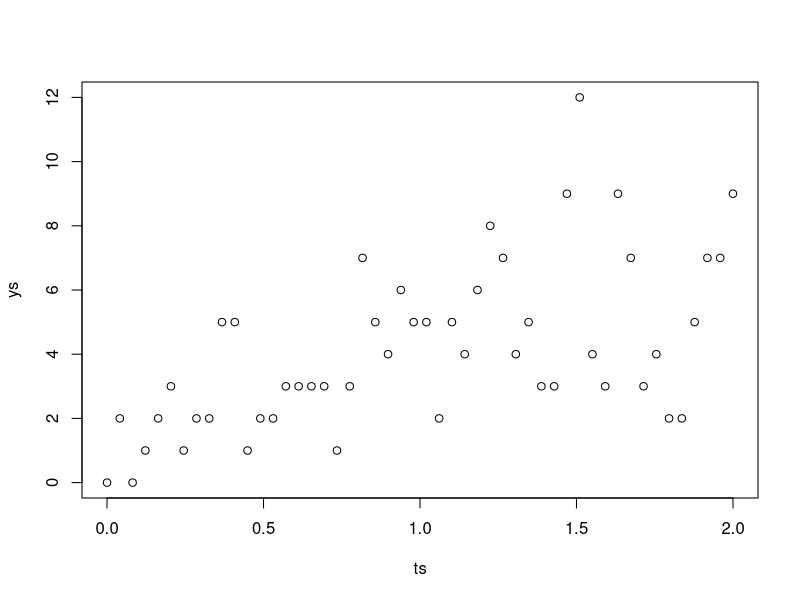
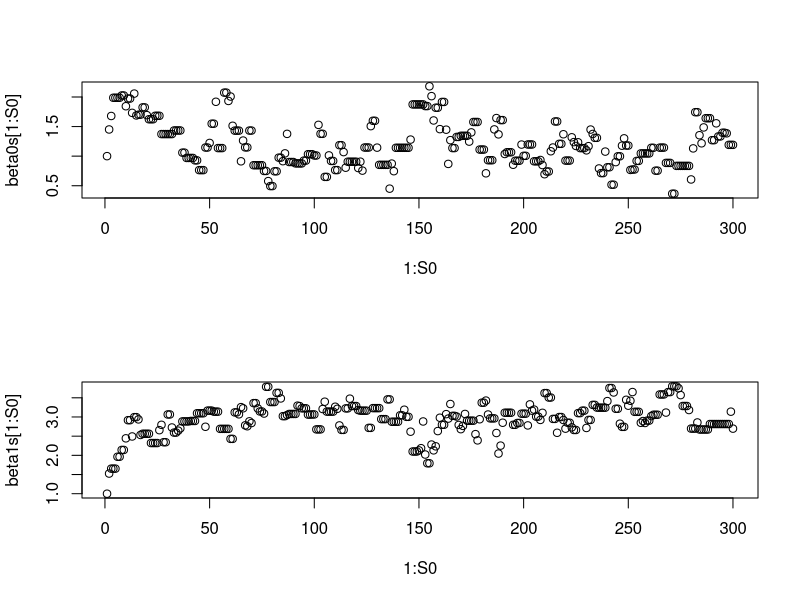
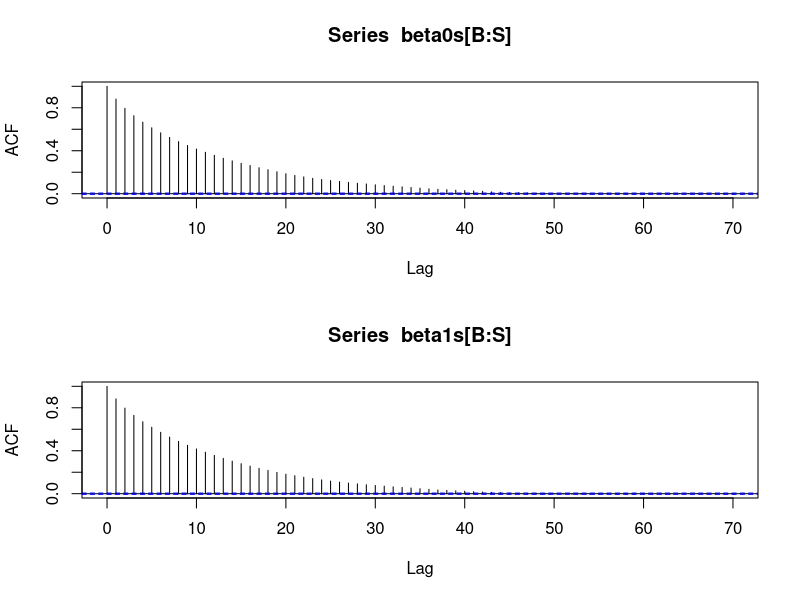
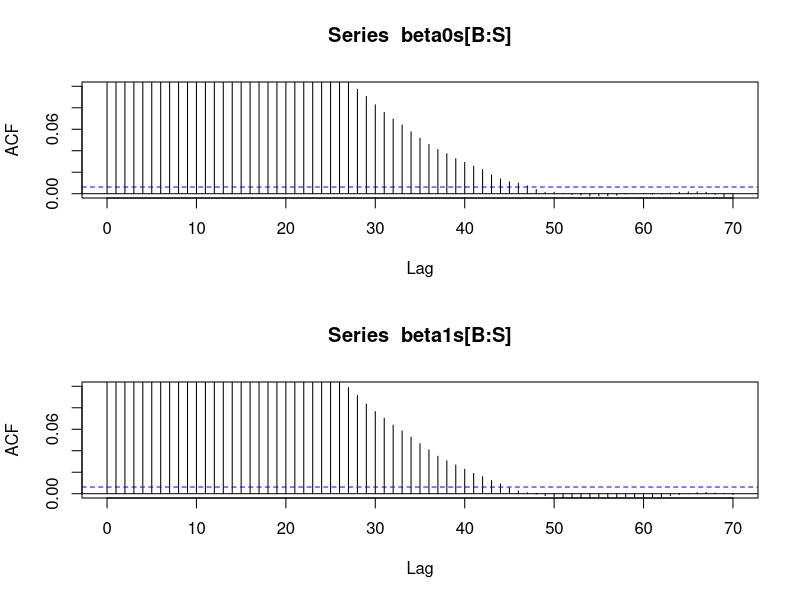
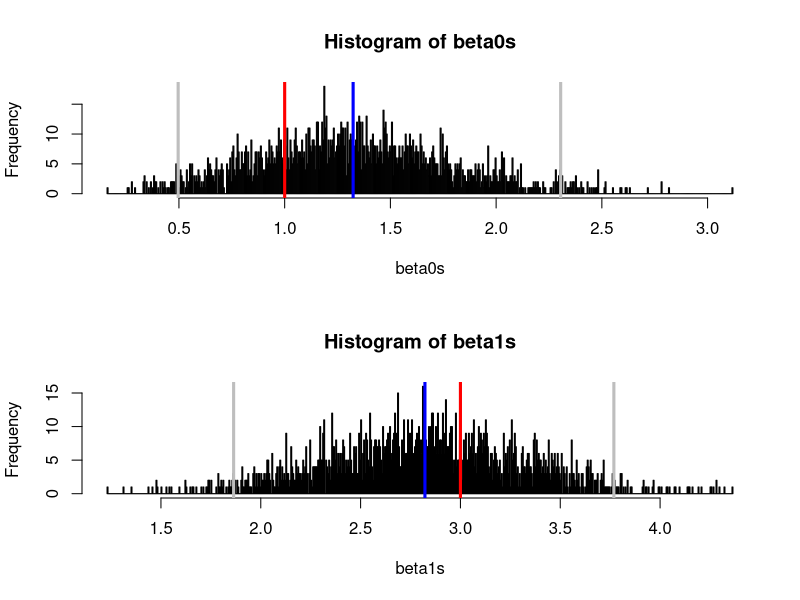

Source code (R) for these figures, in order:
#hyperparams
sigma_mh = 0.5 #MH sampling variance


#data
n = 50
true_beta0 = 1
true_beta1 = 3
ts = seq(0, 2, length.out = n)
ys = array(NA, n)
for (i in 1 : n){
	ys[i] = rpois(1, true_beta0 + true_beta1 * ts[i])
}
plot(ts, ys)
#plot
# 
# par(mfrow = c(1,1))
# mod = lm(ys ~ ts)
# coef(mod)
# abline(a = coef(mod)[1], b = coef(mod)[2], col = "lightgray")

#chains
S = 1e5
beta0s = array(NA, S)
beta1s = array(NA, S)
#start vals
beta0s[1] = 1
beta1s[1] = 1
accbeta0s = array(TRUE, S)
accbeta1s = array(TRUE, S)

ln_p_beta_0_beta_1_given_y_t = function(b0, b1){
	sum(log(dpois(ys, b0 + b1 * ts)))
}

for (t in 2 : S){
	beta0 = beta0s[t - 1]
	beta1 = beta1s[t - 1]
	
	#sample beta_0 first
	beta0star = rnorm(1, beta0, sigma_mh)
	#calc r
#	r = p_beta_0_beta_1_given_y_t(beta0star, beta1) / dnorm(beta0, beta0star, sigma_mh) / 
#			(p_beta_0_beta_1_given_y_t(beta0, beta1) / dnorm(beta0star, beta0, sigma_mh))
	ln_r = ln_p_beta_0_beta_1_given_y_t(beta0star, beta1) - ln_p_beta_0_beta_1_given_y_t(beta0, beta1)
	if (is.nan(ln_r) || runif(1) > exp(ln_r)){
		#reject
		beta0star = beta0
		accbeta0s[t] = FALSE
	} #o/t accept
	
	#sample beta1 next
	beta1star = rnorm(1, beta1, sigma_mh)
	#calc r
#	r = p_beta_0_beta_1_given_y_t(beta0star, beta1star) / dnorm(beta1, beta1star, sigma_mh) / 
#			(p_beta_0_beta_1_given_y_t(beta0star, beta1) / dnorm(beta1star, beta1, sigma_mh))
	ln_r = ln_p_beta_0_beta_1_given_y_t(beta0star, beta1star) - ln_p_beta_0_beta_1_given_y_t(beta0star, beta1)
	if (is.nan(ln_r) || runif(1) > exp(ln_r)){
		#reject
		beta1star = beta1
		accbeta1s[t] = FALSE
	} #o/t accept
	
	#record
	beta0s[t] = beta0star
	beta1s[t] = beta1star
}


###assess convergence
S0 = 300
par(mfrow = c(2, 1))

plot(1 : S0, beta0s[1 : S0])
# abline(h = mean(beta0s[B : S0]), col = "blue")
# abline(h = true_beta0, col = "red")
# abline(v = B, col = "grey")

plot(1 : S0, beta1s[1 : S0])
# abline(h = mean(beta1s[B : S0]), col = "blue")
# abline(h = true_beta1, col = "red")
# abline(v = B, col = "grey")
#plot

B = 165

##assess autocorrelation

par(mfrow = c(2, 1))
K = 70
acf(beta0s[B : S], xlim = c(0, K), ylim = c(0, 1), lag.max = K)
acf(beta1s[B : S], xlim = c(0, K), ylim = c(0, 1), lag.max = K)
acf(beta0s[B : S], xlim = c(0, K), ylim = c(0, 0.1), lag.max = K)
acf(beta1s[B : S], xlim = c(0, K), ylim = c(0, 0.1), lag.max = K)
#plot

THIN = 50

#burn and thin
beta0s = beta0s[B : S]
beta0s = beta0s[seq(1, S - B, by = THIN)]
beta1s = beta1s[B : S]
beta1s = beta1s[seq(1, S - B, by = THIN)]


#look at posteriors with post-exp at 95% CI
par(mfrow = c(2, 1))


hist(beta0s, br = 500)
abline(v = mean(beta0s), col = "blue", lwd = 3)
abline(v = quantile(beta0s, 0.025), col = "grey", lwd = 3)
abline(v = quantile(beta0s, 0.975), col = "grey", lwd = 3)
abline(v = true_beta0, col = "red", lwd = 3)

hist(beta1s, br = 500)
abline(v = mean(beta1s), col = "blue", lwd = 3)
abline(v = quantile(beta1s, 0.025), col = "grey", lwd = 3)
abline(v = quantile(beta1s, 0.975), col = "grey", lwd = 3)
abline(v = true_beta1, col = "red", lwd = 3)
#plot

#assess the efficiency of the MH-steps
sum(accbeta0s) / S
sum(accbeta1s) / S
#print

